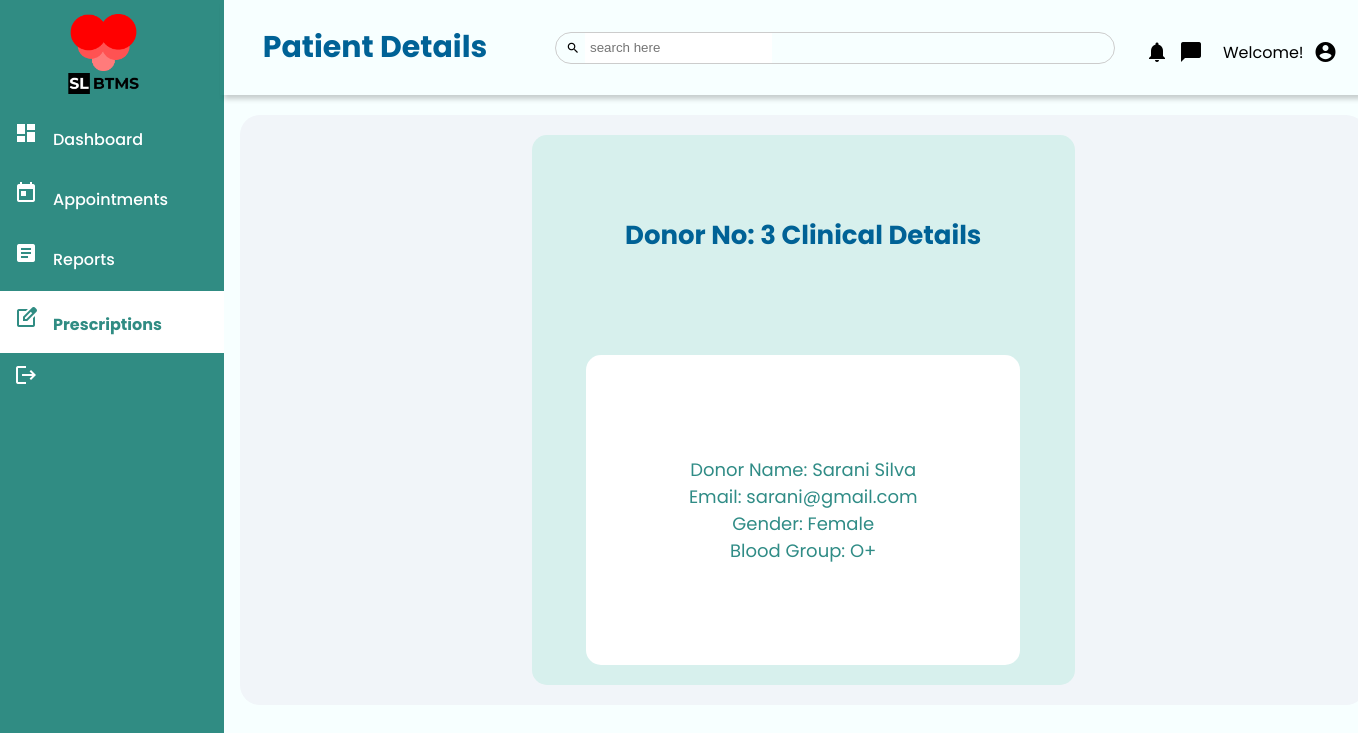
Screenshot of /src/php/consultant_donor_reports_view.php?update-id=3 with the database file from the repository.
### tables this page shows
CREATE TABLE `donor` (
  `donor_id` int(11) NOT NULL,
  `donor_name` varchar(100) NOT NULL,
  `telephone_no` int(10) NOT NULL,
  `email` varchar(20) NOT NULL,
  `address` varchar(255) NOT NULL,
  `date_of dirth` date NOT NULL,
  `gender` varchar(10) NOT NULL,
  `id_number` text NOT NULL,
  `marital_state` varchar(10) NOT NULL,
  `image` mediumblob NOT NULL,
  `blood_group` varchar(10) NOT NULL,
  `user_name` varchar(100) NOT NULL,
  `password` varchar(100) NOT NULL,
  `hospital_id` int(11) NOT NULL
);

### src/php/consultant_donor_reports_view.php (the view, shortened to what this page needs)
 <?php
 if($_SESSION['userlevel']=1)
 {
 include '../../config/connection.php';
 $donor_id=$_GET['update-id'];
 $sql2="SELECT * FROM donor WHERE donor_id=$donor_id";
 $result2=mysqli_query($connection,$sql2);
 if( $result2){
   while($rows = mysqli_fetch_assoc($result2)){
     $donor_id=$rows['donor_id'];
     $donor_name=$rows['donor_name'];
     $gender=$rows['gender'];
     $blood_group=$rows['blood_group'];
     $email=$rows['email'];
   }
 }
 else{
   die(mysqli_error($connection));
 }
 ?>
<!DOCTYPE html>
<html lang="en">
<head>
    <link rel="stylesheet" type="text/css" href="../../public/css/consultant_prescriptions.css">
    <link rel="stylesheet" type="text/css" href="../../public/css/consultant_patient_clinical_reports_view.css">
    <link rel="stylesheet" type="text/css" href="../../public/css/consultant_navbar.css">
</head>
<body>
  <div class="top-nav">
    <div class="head">
        <h1>Patient Details</h1>
    </div>
    <div class="search">
        <div class="search-bar">
          <span class="material-icons">search</span>
          <input type="search" placeholder="search here">
        </div>
      </div>
    <div class="top">
      <span class="material-icons">notifications</span>
      <span class="material-icons">chat_bubble</span>
      <div class="Loggedin"> Welcome! <?php echo $_SESSION['username'];?></div>
      <span class="material-icons">account_circle</span>
    </div>
  </div>
  <div class="board">
    <div class="form">
      <div class="title">
        Donor No: <?php echo $donor_id ?> Clinical Details
      </div>
      <div class="details">
        <div class="det">
          Donor Name: <?php echo $donor_name ?>
        </div>
        <div class="det">
          Email: <?php echo $email ?>
        </div>
        <div class="det">
          Gender: <?php echo $gender ?>
        </div>
        <div class="det">
          Blood Group: <?php echo $blood_group ?>
        </div>
      </div>
    </div>
  </div>
</body>
</html>
<?php
}
?>

### public/css/consultant_navbar.css (style rules this page uses)
body { margin: 0; font-family: Poppins, sans-serif; background-color: #F7FFFF; }
.side-navbar { width: 230px; height: 100%; margin: -6px; position: fixed; background-color: #308C83; }
.logo { margin: 20px 0 10px 65px; width: 80px; height: 80px; }
.side-navbar a { padding: 10px 20px 18px 15px; display: block; color: #FFFFFF; text-decoration: none; font-size: 16px; font-weight: 500; transition: 0.2s; }
.side-navbar span { margin: 0px 15px 8px 5px; }
#not-selected { color: #FFFFFF; }
#selected { padding: 15px; display: block; background: #ffffff; text-decoration: none; font-size: 16px; font-weight: bold; }
#selected { color: #308C83; }

### public/css/consultant_prescriptions.css (style rules this page uses)
body { margin: 0; background-color: #F7FFFF; font-family: 'Poppins', sans-serif; }
.top-nav { display:grid; position:sticky; margin-left: 220px; grid-template-columns: 300px 600px auto auto; align-items: center; padding: 5px; box-shadow: 4px 4px 5px rgba(0,0,0,0.2); }
.head h1 { text-align: center; font-size: 30px; color: #006296; }
.search { display: flex; margin-left: 20px; padding: 10px; justify-content: center; }
.search-bar { border: 1px solid #ccc; border-radius: 30px; width: fit-content; height: 30px; width: 100%; display: flex; align-items: center; overflow-x: hidden; }
.search-bar span { display: inline-block; padding: 5px; font-size:14px ; }
.search-bar input { height: 100%; padding: 5px; border: none; outline: none; }
.search-bar span { padding-left: 10px; cursor: pointer; }
.top { position: relative; display: flex; float: right; margin: 10px 10px 0 0; padding: 10px; }
.top span { padding-left: 10px; cursor: pointer; }
.top .Loggedin { padding-left: 20px; }
.board { position: absolute; margin-left: 240px; margin-top: 20px; width: 80%; height: 550px; background-color: #F1F5F9; border-radius: 20px; padding: 20px; overflow: hidden; }

### public/css/consultant_patient_clinical_reports_view.css (style rules this page uses)
.board { display: flex; align-items: center; justify-content: center; }
.form { display: flex; flex-direction: column; background: #D7F0ED; width: 50%; height: 100%; justify-content: space-between; align-items: center; border-radius: 15px; }
.title { flex: 20%; display: flex; justify-content: center; align-items: center; font-size: 26px; font-weight: bold; color: #006296; }
.details { flex: 40%; display: flex; flex-direction: column; justify-content: center; align-items: center; font-size: 18px; background: white; margin: 20px; color: #308C86; width: 80%; border-radius: 15px; }

### rows the page displays
donor: donor_id "3", donor_name "Sarani Silva", email "sarani@gmail.com", gender "Female", blood_group "O+"
